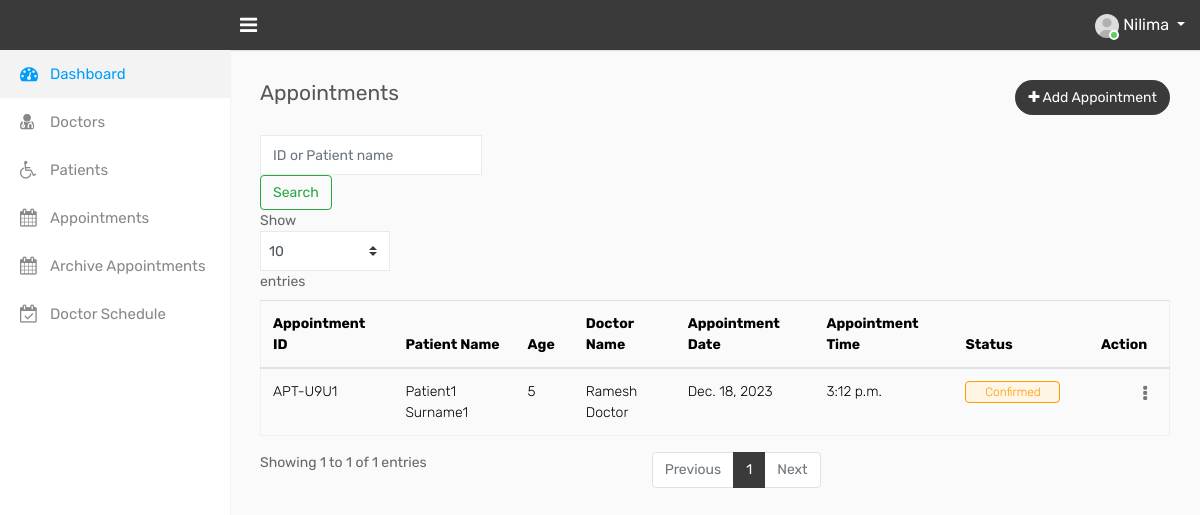
Page /reception/appointments/ (signed in) on the committed database.
### admin_doc/models.py (models this page shows, shortened)
class UserAccount(AbstractBaseUser, PermissionsMixin):
    email = models.EmailField(max_length=255, unique=True)
    firstname = models.CharField(max_length=255)
    lastname= models.CharField(max_length=255,null=True)
    is_active = models.BooleanField(default=True)
    status = models.CharField(max_length=1,choices=STATUS_CHOICES,null=True,blank=True)
    is_staff = models.BooleanField(default=False)
    is_superuser =  models.BooleanField(default=False)
    is_as_doc = models.BooleanField(default=False)
    is_admin_doc = models.BooleanField(default=False)
    user_id = models.CharField(max_length=10)
    dob = models.DateField(auto_now=False, auto_now_add=False,null=True);
    gender = models.CharField(max_length=1,choices=GENDER_CHOICES,null=True)
    primary_contact = models.CharField(max_length=10,validators=[MinLengthValidator(10)],null=True)
    alternate_contact = models.CharField(null=True,blank=True,max_length=10,validators=[MinLengthValidator(10)])
    date_joined = models.DateField(auto_now_add=True)
    address = models.TextField(blank=True,null=True)
    patient_type = models.CharField(max_length=1,choices=PATIENT_CHOICES,null=True,blank=True)
    objects = UserAccountManager()
    USERNAME_FIELD = 'email'
    REQUIRED_FIELDS = ['firstname','lastname']

### reception/models.py (models this page shows, shortened)
class Appointment(models.Model):
    appointment_id = models.CharField(max_length=4,null=True)
    patient = models.ForeignKey(User,on_delete=models.CASCADE,related_name='appointments')
    doctor = models.ForeignKey(User,on_delete=models.CASCADE,related_name='assigned_patients')
    date = models.DateField(auto_now=False,auto_now_add=False,null=True)
    time = models.TimeField(auto_now=False,auto_now_add=False,null=True)
    am_pm = models.CharField(max_length=2,null=True)
    message = models.TextField(max_length=1000,null=True)
    status = models.CharField(max_length=1,choices=APPOINTMENT_CHOICES,null=True,blank=True)

### reception/views.py (the view, shortened to what this page needs)
# urls.py: path("appointments/",views.show_appointments,name="show_appointments"),
@login_required(login_url="login")
def show_appointments(request):
	all_appointments =Appointment.objects.all().exclude(status='D')
	current_year = utils.get_year()
	if request.method == 'GET':
		return render(request,
		"reception/appointments.html",{
		"appointments":all_appointments,
		"current_year":current_year,
	})

### projectH/utils.py (called while the page is built)
def get_year():
    return datetime.now().year

### templates/reception/appointments.html (shortened to what this page needs)
{% extends 'reception_base.html' %}
{% load static %}
{% load mathfilters %}
{% block content %}
<div class="page-wrapper">
    <div class="content">
        <div class="row">
            <div class="col-sm-4 col-3">
                <h4 class="page-title">Appointments</h4>
            </div>
            <div class="col-sm-8 col-9 text-right m-b-20">
                <a href="{% url 'reception:add_appointment' %}" class="btn btn-primary btn-rounded float-right"><i
                        class="fa fa-plus"></i> Add Appointment</a>
            </div>
        </div>
        <div class="row">
            <div class="col-sm-4 col-6">
                <form class="form-inline" method="post" action="{% url 'reception:show_appointments' %}">
                    <input class="form-control mr-sm-2" type="search" placeholder="ID or Patient name" name="searched_appointment" aria-label="Search">
                    <button class="btn btn-outline-success my-2 my-sm-0" type="submit">Search</button>
                  </form>
            </div>
        </div>
        <div class="table-responsive">
            <table class="datatable table table-stripped ">
                <thead>
                    <tr>
                        <th>Appointment ID</th>
                        <th>Patient Name</th>
                        <th>Age</th>
                        <th>Doctor Name</th>
                        <th>Appointment Date</th>
                        <th>Appointment Time</th>
                        <th>Status</th>
                        <th>Action</th>
                    </tr>
                </thead>
                <tbody>
                    {% for appointment in appointments %}
                    <tr>
                        <td>APT-{{appointment.appointment_id}}</td>
                        <td>{{appointment.patient.firstname}} {{appointment.patient.lastname}}</td>
                        <td>{{current_year|sub:appointment.patient.dob.year}}</td>
                        <td>{{appointment.doctor.firstname}} {{appointment.doctor.lastname}}</td>
                        <td>{{appointment.date}}</td>
                        <td>{{appointment.time}}</td>
                        {% if appointment.status == 'C' %}
                        <td><span class="custom-badge status-orange">Confirmed</span></td>
                        {% elif appointment.status == 'A' %}
                        <td><span class="custom-badge status-green">Active</span></td>
                        {% endif %}
                        <td class="text-right">
                            <div class="dropdown dropdown-action">
                                <a href="#" class="action-icon dropdown-toggle" data-toggle="dropdown"
                                    aria-expanded="false"><i class="fa fa-ellipsis-v"></i></a>
                            </div>
                        </td>
                    </tr>
                    {% endfor %}
                </tbody>
            </table>
        </div>
    </div>
</div>
{% endblock %}

### templates/reception header.html (shortened to what this page needs)
{% load static %}
<!DOCTYPE html>
<html lang="en">
<head>
    <link rel="stylesheet" type="text/css" href="{% static 'assets/css/receptionbootstrap.min.css' %}">
    <link rel="stylesheet" type="text/css" href="{% static 'assets/css/font-awesome.min.css' %}">
    <link rel="stylesheet" type="text/css" href="{% static 'assets/css/receptionselect2.min.css' %}">
    <link rel="stylesheet" type="text/css" href="{% static 'assets/css/bootstrap-select.min.css' %}">
    <link rel="stylesheet" type="text/css" href="{% static 'assets/css/receptionbootstrap-datetimepicker.min.css' %}">
    <link rel="stylesheet" type="text/css" href="{% static 'assets/css/receptionstyle.css' %}">
    <link rel="stylesheet" type="text/css" href="{% static 'assets/css/loader.css' %}">
</head>
<body>
    <div class="main-wrapper">
        <div class="header">
			<div class="header-left">
				<a href="{% url 'reception:index' %}" class="logo">
				</a>
			</div>
			<a id="toggle_btn" href="javascript:void(0);"><i class="fa fa-bars"></i></a>
            <ul class="nav user-menu float-right">
                   <li class="nav-item dropdown has-arrow">
                    <a href="#" class="dropdown-toggle nav-link user-link" data-toggle="dropdown">
                        <span class="user-img">
							<img class="rounded-circle" src="{% static 'assets/img/receptionuser.jpg' %}" width="24" alt="Admin">
							<span class="status online"></span>
						</span>
                        {{user.firstname}}
                    </a>
                </li>
            </ul>
        </div>
        <div class="sidebar" id="sidebar">
            <div class="sidebar-inner slimscroll">
                <div id="sidebar-menu" class="sidebar-menu">
                    <ul>
                        {% block dashboard %}
                        <li class="active">
                            <a href="{% url 'reception:index' %}"><i class="fa fa-dashboard"></i> <span>Dashboard</span></a>
                        </li>
                        {% endblock %}
                        {% block doctors %}
						<li>
                            <a href="{% url 'reception:show_doctors' %}"><i class="fa fa-user-md"></i> <span>Doctors</span></a>
                        </li>
                        {% endblock %}
                        {% block patients %}
                        <li>
                            <a href="{% url 'reception:show_patients' %}"><i class="fa fa-wheelchair"></i> <span>Patients</span></a>
                        </li>
                        {% endblock %}
                        {% block appointments %}
                        <li>
                            <a href="{% url 'reception:show_appointments' %}"><i class="fa fa-calendar"></i> <span>Appointments</span></a>
                        </li>
                        {% endblock %}
                        {% block archiveappointments %}
                        <li>
                            <a href="{% url 'reception:show_archive_appointments' %}"><i class="fa fa-calendar"></i> <span>Archive Appointments</span></a>
                        </li>
                        {% endblock %}
                        {% block doctor_schedule %}
                        <li>
                            <a href="{% url 'reception:show_doctor_schedules' %}"><i class="fa fa-calendar-check-o"></i> <span>Doctor Schedule</span></a>
                        </li>
                        {% endblock %}
                    </ul>
                </div>
            </div>
      </div>
</div>

### templates/reception header.html (style rules this page uses)
.header { background-color: #3a3a3a; left: 0; position: fixed; right: 0; top: 0; z-index: 1039; height: 50px; box-shadow: 0 1px 1px rgba(0, 0, 0, 0.1); }
.btn-primary { border-color: transparent; background-color: #3a3a3a; }

### rows in the picture
UserAccount: firstname "Nilima"
Appointment: appointment_id "U9U1", patient.firstname "Patient1", patient.lastname "Surname1", patient.dob "5", doctor.firstname "Ramesh", doctor.lastname "Doctor", date "Dec. 18, 2023", time "3:12 p.m.", status "Confirmed"
